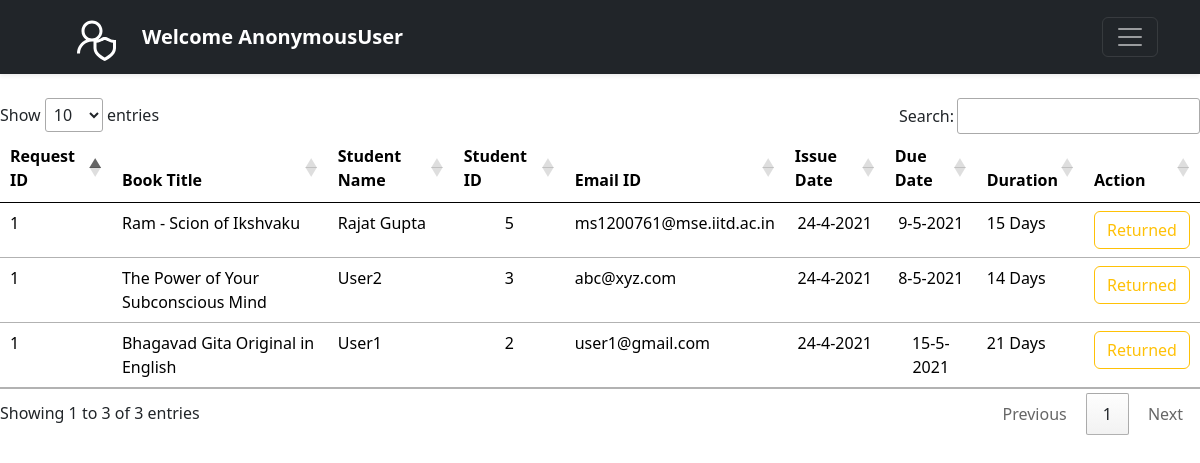
The page /viewapprovedrequests/ on the database as committed earlier.
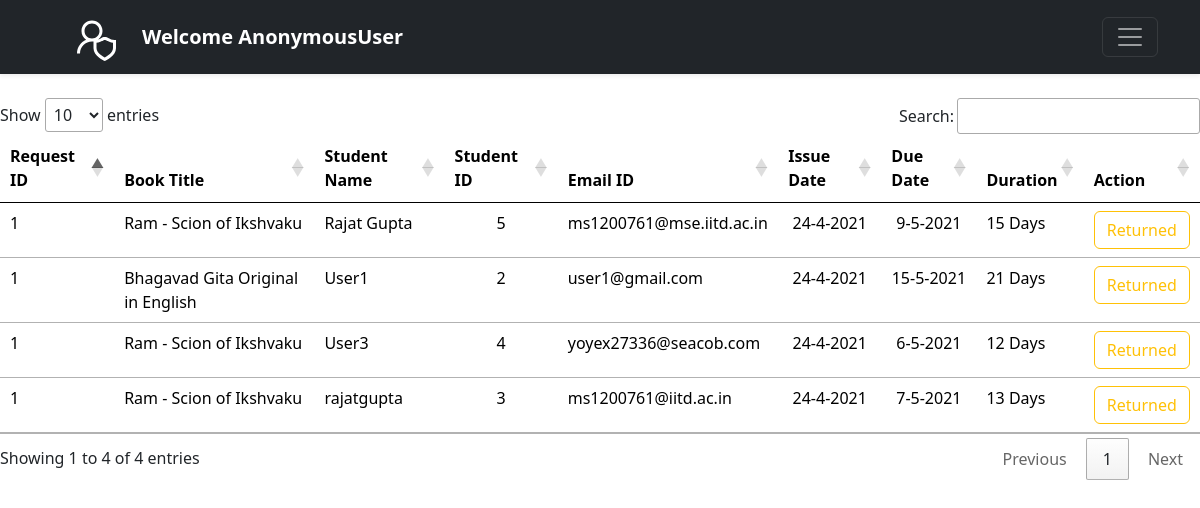
The same page on the database as committed later.
### librarymanager/models.py (models this page shows)
class Approval(models.Model):
    request_id_old = models.AutoField(primary_key=True)
    request_id= models.IntegerField()
    book_name = models.CharField(max_length=50)
    student_name = models.CharField(max_length=50)
    student_id = models.CharField(max_length=50, default="")
    email = models.EmailField(max_length=254)
    duration = models.PositiveIntegerField()
    phone = models.CharField(max_length=12)
    approvaldate= models.DateField(auto_now_add=True)
    def __str__(self):
        return self.student_name

### librarymanager/views.py (the view)
# urls.py: path('viewapprovedrequests/', views.viewapproved, name='viewapproved'),
def viewapproved(request):
    approverequests=Approval.objects.all()
    temp=[]
    for ibook in approverequests:
        idate=str(ibook.approvaldate.day)+'-'+str(ibook.approvaldate.month)+'-'+str(ibook.approvaldate.year)
        ddate=ibook.approvaldate + timedelta(days=ibook.duration)
        duedate=str(ddate.day)+'-'+str(ddate.month)+'-'+str(ddate.year)
        books=list(Book.objects.filter(book_name=ibook.book_name))
        students=list(Approval.objects.filter(student_name=ibook.student_name))
        j=0
        for bk in books:
            t=(ibook.request_id,ibook.book_name,students[j],ibook.student_id,ibook.email,idate, ibook.duration,duedate)
            j=j+1
            temp.append(t)
    return render(request,'librarymanager/viewapprovedrequests.html',{'temp':temp})

### librarymanager/templatetags/lib_tags.py (called while the page is built)
@register.filter(name = "has_group")
def has_group(user, group_name):
	group = Group.objects.get(name = group_name)
	return True if group in user.groups.all() else False

### librarymanager/templates/librarymanager/viewapprovedrequests.html (shortened to what this page needs)
{% extends 'librarymanager/basic.html' %}
{% block head %}
<link href="http://maxcdn.bootstrapcdn.com/bootstrap/5.0.0/css/bootstrap.min.css" rel="stylesheet"/>
<link rel="stylesheet"
href="http://cdn.datatables.net/1.10.2/css/jquery.dataTables.min.css"/>
{% endblock %}
{% block body %}
{% load lib_tags %}
<br>
<div class="col">
<table id="dtBasicExample" class="table table-hover">
    <thead>
        <tr>
          <th scope="col">Request ID</th>
          <th scope="col">Book Title</th>
          <th scope="col">Student Name</th>
          <th scope="col">Student ID</th>
          <th scope="col">Email ID</th>
          <th scope="col">Issue Date</th>
          <th scope="col">Due Date</th>
          <th scope="col">Duration</th>
          <th scope="col" align="center">Action</th>
        </tr>
    </thead>
    <tbody>
          {% for t in temp %}
            <tr>
              <td>{{t.0}}</td>
              <td>{{t.1}}</td>
              <td>{{t.2}}</td>
              <td align="center">{{t.3}}</td>
              <td>{{t.4}}</td>
              <td align="center">{{t.5}}</td>
              <td align="center">{{t.7}}</td>
              <td>{{t.6}} Days</td>
              <td>
                <form action= "{% url 'returned' t.0 %} " method = "POST" class="d-inline">
                  <input type="submit" class="btn btn-outline-warning" value="Returned">
              </form>
              </td>
            </tr>
            {%endfor%}
    </tbody>
</table>
</div>
{% endblock %}

Rows that differ between the two databases and show on the page:
removed Approval: t "1", book_name "The Power of Your Subconscious Mind", student_name "User2", student "3", email "abc@xyz.com", t "24-4-2021", t "8-5-2021", duration "14"
added Approval: t "1", book_name "Ram - Scion of Ikshvaku", student_name "User3", student "4", email "yoyex27336@seacob.com", t "24-4-2021", t "6-5-2021", duration "12"
added Approval: t "1", book_name "Ram - Scion of Ikshvaku", student_name "rajatgupta", student "3", email "ms1200761@iitd.ac.in", t "24-4-2021", t "7-5-2021", duration "13"
Other text that changed with them:
text written by a page script: "Show entries Search: Showing 1 to 3 of 3 entries Previous 1 Next" → "Show entries Search: Showing 1 to 4 of 4 entries Previous 1 Next"
